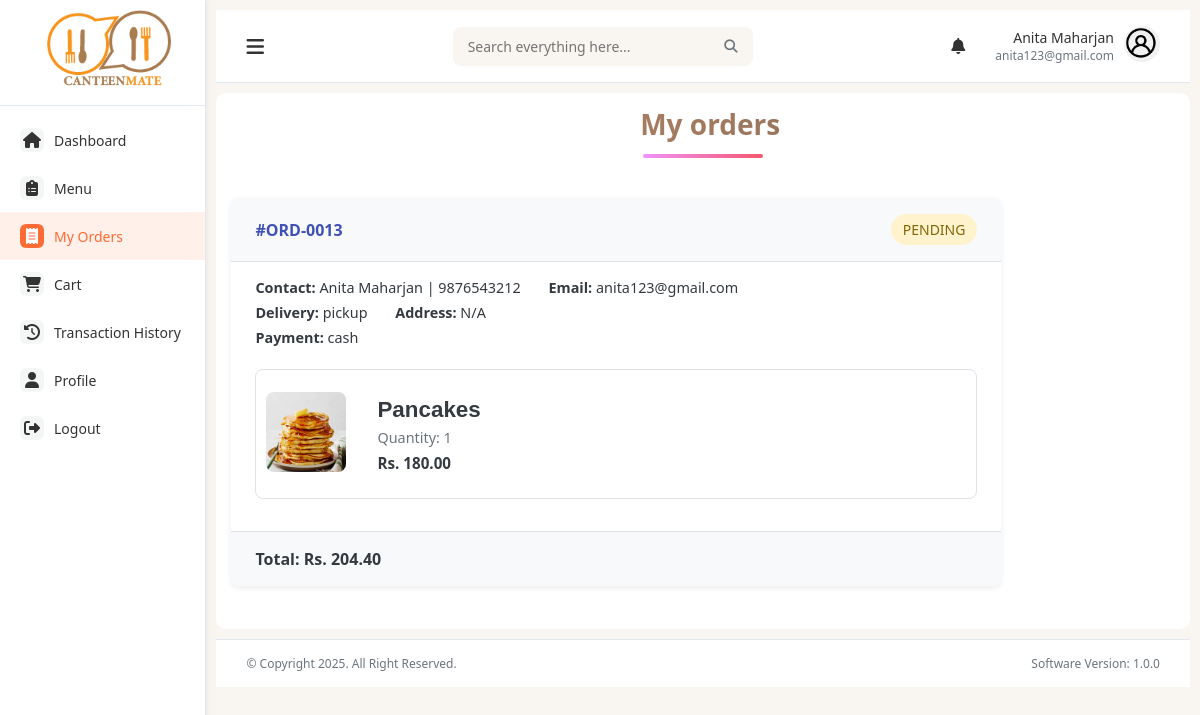
/orders (signed in), run on an earlier commit of the app's database.
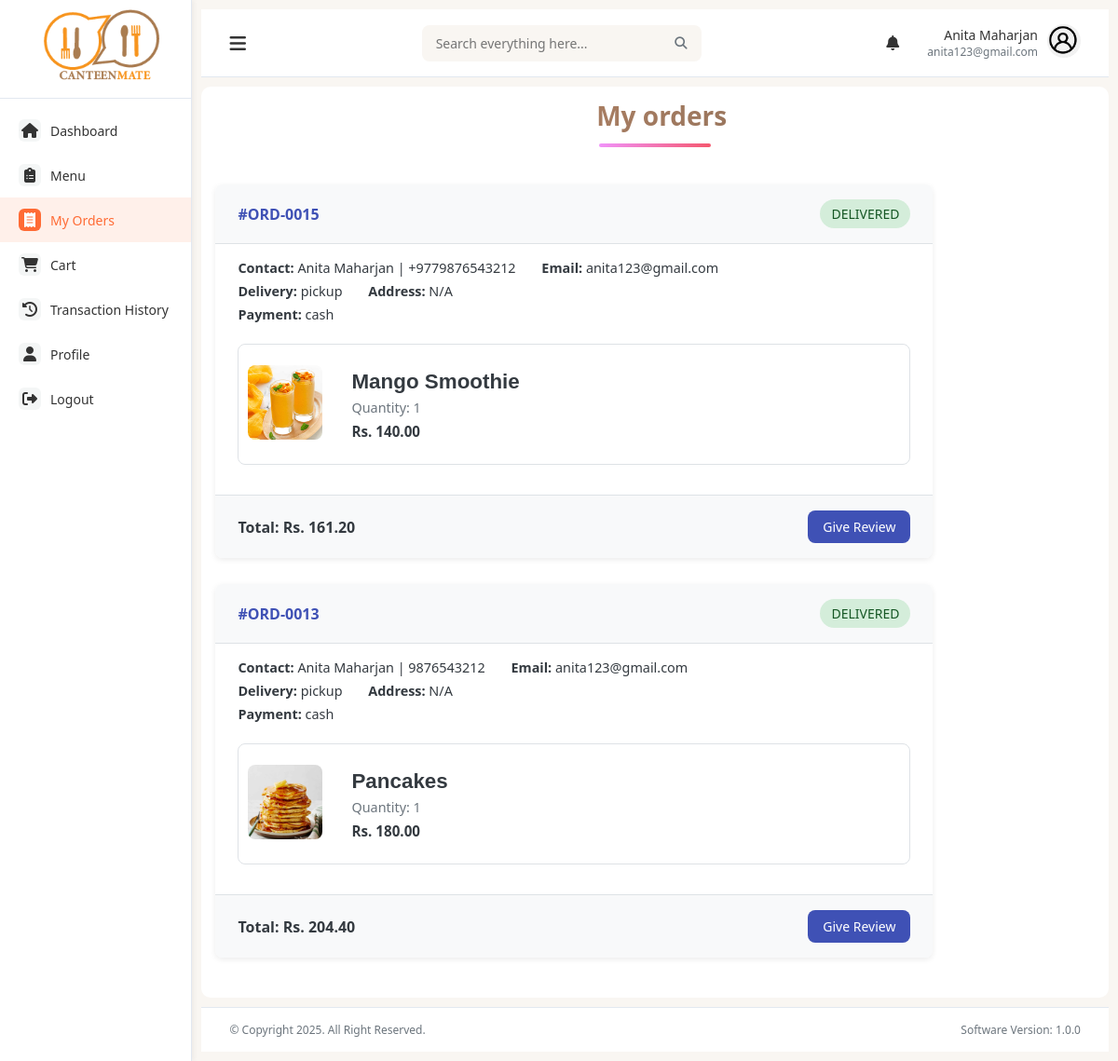
And on a later commit of the database.
### models.py (models this page shows, shortened)
class User(db.Model):
    id = db.Column(db.Integer, primary_key=True)
    fullname = db.Column(db.String(100), nullable=False)
    email = db.Column(db.String(100), unique=True, nullable=False)
    password = db.Column(db.String(200), nullable=False)
    role = db.Column(db.String(20), nullable=False)  # 'student', 'staff', or 'admin'
    created_at = db.Column(db.DateTime, server_default=db.func.now())

class Order(db.Model):
    id = db.Column(db.Integer, primary_key=True)
    user_id = db.Column(db.Integer, db.ForeignKey('user.id'), nullable=False)
    name = db.Column(db.String(100), nullable=False)
    contact = db.Column(db.String(20), nullable=False)
    email = db.Column(db.String(100), nullable=False)
    delivery = db.Column(db.String(20), nullable=False)
    building = db.Column(db.String(100))
    floor = db.Column(db.String(100))
    payment = db.Column(db.String(20), nullable=False)
    status = db.Column(db.String(20), nullable=False, default='Pending')
    created_at = db.Column(db.DateTime, default=datetime.utcnow)
    total_amount = db.Column(db.Float, nullable=False)
    khalti_token = db.Column(db.String(255), nullable=True)
    items = db.relationship('OrderItem', backref='order', lazy=True)
    @property
    def delivery_address(self):
        parts = [self.building, self.floor]
        return ', '.join([p for p in parts if p]) or "N/A"

class OrderItem(db.Model):
    id = db.Column(db.Integer, primary_key=True)
    order_id = db.Column(db.Integer, db.ForeignKey('order.id'), nullable=False)
    item_id = db.Column(db.Integer, db.ForeignKey('items.id'), nullable=False)
    name = db.Column(db.String(100), nullable=False)
    quantity = db.Column(db.Integer, nullable=False)
    price = db.Column(db.Float, nullable=False)
    item = db.relationship('Item', backref='order_items')

class Item(db.Model):
    __tablename__ = 'items'
    id = db.Column(db.Integer, primary_key=True)
    name = db.Column(db.String(100), nullable=False)
    price = db.Column(db.Float, nullable=False)
    category_id = db.Column(db.Integer, db.ForeignKey('categories.id'), nullable=False)
    description = db.Column(db.Text, nullable=True)
    image_filename = db.Column(db.String(255), nullable=True)
    available = db.Column(db.Boolean, default=True)
    attribute_values = db.relationship(
        'AttributeValue',
        secondary=item_attribute_values,
        back_populates='items'
    )
    addons = db.relationship(
        'Addon',
        secondary=addon_item_association,
        back_populates='items'
    )

### main.py (the view)
@app.route('/orders')
@login_required
def orders():
    user_id = session['user_id']
    user = User.query.get(user_id)
    orders = Order.query.filter_by(user_id=user_id).order_by(Order.id.desc()).all()
    return render_template('orders.html', user=user, orders=orders, active_page='orders')

### main.py (called while the page is built)
def login_required(view):
    @functools.wraps(view)
    def wrapped_view(**kwargs):
        if 'user_id' not in session:
            flash('Please log in to access this page', 'warning')
            return redirect(url_for('login'))
        return view(**kwargs)
    return wrapped_view

### templates/orders.html (shortened to what this page needs)
{% extends 'base.html' %}  {% block content %}
<div class="content">
  <h1 class="page-title">My orders</h1>
  <div id="orders-wrapper">
    {% if orders %} {% for order in orders %}
    <div class="order-card">
      <div class="order-header">
        <div class="order-number">#ORD-{{ '%04d'|format(order.id) }}</div>
        <div class="order-status {{ order.status }}">{{ order.status }}</div>
      </div>
      <div class="order-body">
        <div class="order-info">
          <span
            ><strong>Contact:</strong> {{ order.name }} | {{ order.contact
            }}</span
          >
          <span><strong>Email:</strong> {{ order.email }}</span><br />
          <span><strong>Delivery:</strong> {{ order.delivery }}</span>
          <span
            ><strong>Address:</strong> {{ order.delivery_address or 'N/A'
            }}</span
          ><br />
          <span><strong>Payment:</strong> {{ order.payment }}</span>
        </div>
        <div class="order-items">
          {% for item in order.items %}
          <div class="order-item">
            <div class="items-image">
              <img
                src="{{ url_for('static', filename='uploads/items/' ~ item.item.image_filename) if item.item and item.item.image_filename else url_for('static', filename='images/placeholder.png') }}"
                alt="{{ item.name }}"
              />
            </div>
            <div class="item-details">
              <div class="item-name">{{ item.name }}</div>
              <div class="item-quantity">Quantity: {{ item.quantity }}</div>
              <div class="item-price">Rs. {{ '%.2f'|format(item.price) }}</div>
            </div>
          </div>
          {% endfor %}
        </div>
      </div>
      <div class="order-footer">
        <div class="order-total">
          Total: Rs. {{ '%.2f'|format(order.total_amount) }}
        </div>
        <div class="order-actions">
          {% if order.status.lower() == 'delivered' %}
          <a href="{{ url_for('review_order', order_id=order.id) }}" class="btn"
            >Give Review</a
          >
          {% endif %}
        </div>
      </div>
    </div>
    {% endfor %} {% else %}
    <p class="text-center">No past orders found.</p>
    {% endif %}
  </div>
</div>
{% endblock %}

### templates/base.html (shortened to what this page needs)
<!DOCTYPE html>
<html lang="en">
<head>
    <link rel="stylesheet" href="https://cdnjs.cloudflare.com/ajax/libs/font-awesome/6.4.0/css/all.min.css">
    <link href="https://cdnjs.cloudflare.com/ajax/libs/font-awesome/6.4.0/css/all.min.css" rel="stylesheet">
    <link rel="stylesheet" href="{{ url_for('static', filename='css/styles.css') }}">
</head>
<body>
    <div class="container">
        <div class="sidebar">
            <div class="logo">
                <img src="{{ url_for('static', filename='img/logo.png') }}" alt="Canteen Logo">
            </div>
            <div class="sidebar-menu">
                <a href="{{ url_for('user_dashboard') }}" class="side-menu-item {% if active_page == 'dashboard' %}active{% endif %}">
                    <div class="menu-icon"><i class="fas fa-home"></i></div>
                    <div class="menu-text">Dashboard</div>
                </a>
                <a href="{{ url_for('user_menu')}}" class="side-menu-item {% if active_page == 'menu' %}active{% endif %}">
                    <div class="menu-icon"><i class="fas fa-clipboard-list"></i></div>
                    <div class="menu-text">Menu</div>
                </a>
                <a href="{{ url_for('orders') }}" class="side-menu-item {% if active_page == 'orders' %}active{% endif %}">
                    <div class="menu-icon"><i class="fas fa-receipt"></i></div>
                    <div class="menu-text">My Orders</div>
                </a>
                <a href="{{ url_for('cart')}}" class="side-menu-item {% if active_page == 'cart' %}active{% endif %}">
                    <div class="menu-icon"><i class="fas fa-shopping-cart"></i></div>
                    <div class="menu-text">Cart</div>
                </a>
                <a href="{{ url_for('transaction')}}" class="side-menu-item {% if active_page == 'transaction' %}active{% endif %}">
                    <div class="menu-icon"><i class="fas fa-history"></i></div>
                    <div class="menu-text">Transaction History</div>
                </a>
                <a href="{{ url_for('profile')}}" class="side-menu-item {% if active_page == 'profile' %}active{% endif %}">
                    <div class="menu-icon"><i class="fas fa-user"></i></div>
                    <div class="menu-text">Profile</div>
                </a>
                <a href="{{ url_for('logout') }}" class="side-menu-item {% if active_page == 'logout' %}active{% endif %}">
                    <div class="menu-icon"><i class="fas fa-sign-out-alt"></i></div>
                    <div class="menu-text">Logout</div>
                </a>
            </div>
        </div>
        <div class="main-content">
            <div class="top-nav">
                <button class="btn nav-toggle" onclick="document.querySelector('.sidebar').classList.toggle('active')">
                    <i class="fas fa-bars"></i>
                </button>
                <div class="search-bar">
                    <input type="text" placeholder="Search everything here...">
                    <button type="submit"><i class="fas fa-search"></i></button>
                </div>
                <div class="user-menu">
                    <div class="notifications" id="notificationBtn">
                        <i class="fas fa-bell"></i>
                    </div>
                    <div class="user-profile">
                        <div class="user-info">
                            <div class="user-name">{{ user.fullname }}</div>
                            <div class="user-email">{{ user.email }}</div>
                        </div>
                        <div class="user-avatar">
                            <img src="{{ url_for('static', filename='img/user.png') }}" alt="User Avatar">
                        </div>
                    </div>
                </div>
            </div>
            <div class="page-content">
                {% block content %}{% endblock %}
            </div>
            <div class="footer">
                <p>© Copyright 2025. All Right Reserved.</p>
                <p>Software Version: 1.0.0</p>
            </div>
        </div>
    </div>
</body>
</html>

### templates/base.html (style rules this page uses)
.nav-toggle { background: none; border: none; outline: none; cursor: pointer; padding: 0; margin: 0; font-size: 20px; color: #333; }
.notifications { position: relative; cursor: pointer; padding: 10px; border-radius: 50%; transition: background-color 0.3s; }
.user-menu { display: flex; align-items: center; gap: 20px; }

### templates/orders.html (style rules this page uses)
:root { --primary: #3f51b5; --bg-card: #fff; --bg-section: #f8f9fa; --text-dark: #343a40; --text-light: #6c757d; --border: #dee2e6; --radius: 8px; --shadow: 0 2px 6px rgba(0, 0, 0, 0.08); }
.content { background-color: white; border-radius: 10px; margin: 10px 0px 10px 0px; }
#orders-wrapper { max-width: 800px; padding: 15px; }
.order-card { background: var(--bg-card); border-radius: var(--radius); box-shadow: var(--shadow); margin-bottom: 28px; overflow: hidden; }
.order-header { background: var(--bg-section); padding: 16px 24px; display: flex; justify-content: space-between; align-items: center; border-bottom: 1px solid var(--border); }
.order-number { font-size: 1rem; font-weight: 600; color: var(--primary); }
.order-status { padding: 6px 12px; border-radius: 50px; font-size: 0.875rem; font-weight: 500; text-transform: uppercase; }
.order-status.Delivered { background: #d4edda; color: #155724; }
.order-body { padding: 16px 24px; }
.order-info { font-size: 0.9rem; color: var(--text-dark); margin-bottom: 16px; }
.order-info span { display: inline-block; margin-right: 24px; margin-bottom: 6px; }
.order-items { display: flex; flex-direction: column; gap: 14px; margin-bottom: 16px; }
.order-item { display: flex; align-items: center; gap: 16px; border: 1px solid var(--border); border-radius: var(--radius); padding: 10px; background: #fff; }
.items-image img { width: 80px; height: 80px; object-fit: cover; border-radius: var(--radius); }
.item-details { flex-grow: 1; }
.item-name { font-weight: 600; color: var(--text-dark); margin-bottom: 4px; }
.item-quantity { color: var(--text-light); font-size: 0.9rem; margin-bottom: 2px; }
.item-price { font-weight: 600; color: var(--text-dark); font-size: 0.95rem; }
.order-footer { background: var(--bg-section); padding: 16px 24px; border-top: 1px solid var(--border); display: flex; justify-content: space-between; align-items: center; }
.order-total { font-size: 1rem; font-weight: 600; color: var(--text-dark); }
.order-actions a.btn { background: var(--primary); color: white; padding: 8px 16px; font-size: 0.875rem; text-decoration: none; border-radius: var(--radius); transition: background 0.2s; }
.page-title { font-size: 28px; font-weight: 700; padding: 12px 0 0 14px; }

What changed in the data, as far as the page shows it:
added Order: id "0015", status "DELIVERED", name "Anita Maharjan", contact "+9779876543212", email "anita123@gmail.com", delivery "pickup", building+floor "N/A", payment "cash", total_amount "161.20"
added OrderItem: image_filename (picture), name "Mango Smoothie", quantity "1", price "140.00", shown under "0015"
changed Order "0013": status "PENDING" → "DELIVERED"; now shows "Give Review"
